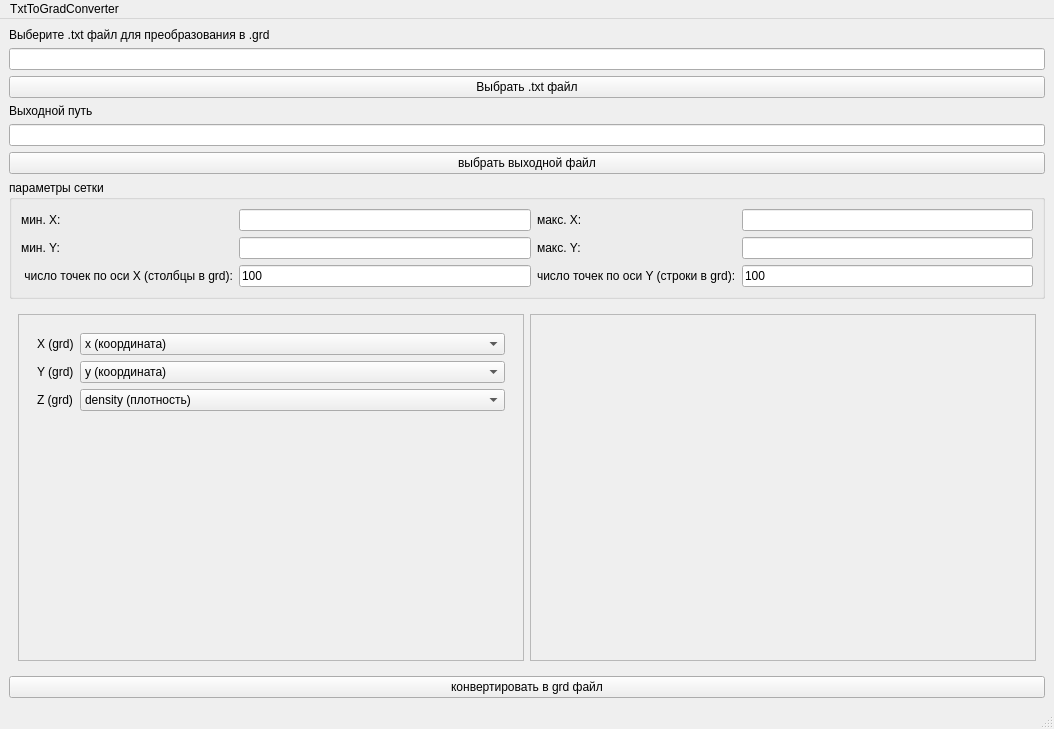
<?xml version="1.0" encoding="UTF-8"?>
<ui version="4.0">
 <class>MainWindow</class>
 <widget class="QMainWindow" name="MainWindow">
  <property name="geometry">
   <rect>
    <x>0</x>
    <y>0</y>
    <width>1054</width>
    <height>729</height>
   </rect>
  </property>
  <property name="windowTitle">
   <string>MainWindow</string>
  </property>
  <property name="layoutDirection">
   <enum>Qt::LayoutDirection::LeftToRight</enum>
  </property>
  <property name="locale">
   <locale language="Russian" country="Russia"/>
  </property>
  <widget class="QWidget" name="centralwidget">
   <layout class="QVBoxLayout" name="verticalLayout">
    <item>
     <widget class="QLabel" name="inputlabel">
      <property name="text">
       <string>Выберите .txt файл для преобразования в .grd</string>
      </property>
     </widget>
    </item>
    <item>
     <widget class="QLineEdit" name="lineEdit_input">
      <property name="readOnly">
       <bool>true</bool>
      </property>
     </widget>
    </item>
    <item>
     <widget class="QPushButton" name="pushButton_txt">
      <property name="text">
       <string>Выбрать .txt файл</string>
      </property>
     </widget>
    </item>
    <item>
     <widget class="QLabel" name="outputlabel">
      <property name="text">
       <string>Выходной путь</string>
      </property>
     </widget>
    </item>
    <item>
     <widget class="QLineEdit" name="lineEdit_output">
      <property name="readOnly">
       <bool>true</bool>
      </property>
     </widget>
    </item>
    <item>
     <widget class="QPushButton" name="pushButtongrd">
      <property name="text">
       <string>выбрать выходной файл</string>
      </property>
     </widget>
    </item>
    <item>
     <widget class="QGroupBox" name="groupBox_grid_param">
      <property name="layoutDirection">
       <enum>Qt::LayoutDirection::LeftToRight</enum>
      </property>
      <property name="title">
       <string>параметры сетки</string>
      </property>
      <layout class="QGridLayout" name="gridLayout">
       <item row="0" column="0">
        <widget class="QLabel" name="x_grid_min_lable">
         <property name="text">
          <string>мин. X:</string>
         </property>
        </widget>
       </item>
       <item row="0" column="1">
        <widget class="QLineEdit" name="lineEdit_min_x">
         <property name="text">
          <string/>
         </property>
        </widget>
       </item>
       <item row="0" column="2">
        <widget class="QLabel" name="x_grid_max_lable">
         <property name="text">
          <string>макс. X:</string>
         </property>
        </widget>
       </item>
       <item row="0" column="3">
        <widget class="QLineEdit" name="lineEdit_max_x">
         <property name="text">
          <string/>
         </property>
        </widget>
       </item>
       <item row="1" column="0">
        <widget class="QLabel" name="Y_grid_min_lable">
         <property name="text">
          <string>мин. Y:</string>
         </property>
        </widget>
       </item>
       <item row="1" column="1">
        <widget class="QLineEdit" name="lineEdit_min_y">
         <property name="text">
          <string/>
         </property>
        </widget>
       </item>
       <item row="1" column="2">
        <widget class="QLabel" name="y_grid_max_lable">
         <property name="text">
          <string>макс. Y:</string>
         </property>
        </widget>
       </item>
       <item row="1" column="3">
        <widget class="QLineEdit" name="lineEdit_max_y">
         <property name="text">
          <string/>
         </property>
        </widget>
       </item>
       <item row="2" column="0">
        <widget class="QLabel" name="Nx_lable">
         <property name="text">
          <string> число точек по оси X (столбцы в grd):</string>
         </property>
        </widget>
       </item>
       <item row="2" column="1">
        <widget class="QLineEdit" name="lineEdit_Nx">
         <property name="text">
          <string>100</string>
         </property>
        </widget>
       </item>
       <item row="2" column="2">
        <widget class="QLabel" name="Ny_lable">
         <property name="text">
          <string>число точек по оси Y (строки в grd):</string>
         </property>
        </widget>
       </item>
       <item row="2" column="3">
        <widget class="QLineEdit" name="lineEdit_Ny">
         <property name="text">
          <string>100</string>
         </property>
        </widget>
       </item>
      </layout>
     </widget>
    </item>
    <item>
     <widget class="QWidget" name="widget_2" native="true">
      <layout class="QHBoxLayout" name="horizontalLayout_5">
       <item>
        <widget class="QScrollArea" name="scrollArea">
         <property name="widgetResizable">
          <bool>true</bool>
         </property>
         <widget class="QWidget" name="scrollAreaWidgetContents">
          <property name="geometry">
           <rect>
            <x>0</x>
            <y>0</y>
            <width>504</width>
            <height>296</height>
           </rect>
          </property>
          <layout class="QHBoxLayout" name="horizontalLayout_3">
           <item>
            <widget class="QWidget" name="scrollContent_" native="true">
             <layout class="QHBoxLayout" name="horizontalLayout">
              <item>
               <layout class="QFormLayout" name="formLayout_xyz">
                <property name="horizontalSpacing">
                 <number>6</number>
                </property>
                <item row="0" column="1">
                 <widget class="QComboBox" name="comboBox_X">
                  <item>
                   <property name="text">
                    <string>x (координата)</string>
                   </property>
                  </item>
                  <item>
                   <property name="text">
                    <string>y (координата)</string>
                   </property>
                  </item>
                  <item>
                   <property name="text">
                    <string>z (координата)</string>
                   </property>
                  </item>
                 </widget>
                </item>
                <item row="1" column="0">
                 <widget class="QLabel" name="label_Y">
                  <property name="text">
                   <string>Y (grd)</string>
                  </property>
                 </widget>
                </item>
                <item row="1" column="1">
                 <widget class="QComboBox" name="comboBox_Y">
                  <item>
                   <property name="text">
                    <string>y (координата)</string>
                   </property>
                  </item>
                  <item>
                   <property name="text">
                    <string>x (координата)</string>
                   </property>
                  </item>
                  <item>
                   <property name="text">
                    <string>z (координата)</string>
                   </property>
                  </item>
                 </widget>
                </item>
                <item row="2" column="0">
                 <widget class="QLabel" name="label_Z">
                  <property name="layoutDirection">
                   <enum>Qt::LayoutDirection::LeftToRight</enum>
                  </property>
                  <property name="text">
                   <string>Z (grd)</string>
                  </property>
                 </widget>
                </item>
                <item row="2" column="1">
                 <widget class="QComboBox" name="comboBox_Z">
                  <item>
                   <property name="text">
                    <string>density (плотность)</string>
                   </property>
                  </item>
                  <item>
                   <property name="text">
                    <string>Termal (температура)</string>
                   </property>
                  </item>
                 </widget>
                </item>
                <item row="0" column="0">
                 <widget class="QLabel" name="label_X">
                  <property name="text">
                   <string>X (grd)</string>
                  </property>
                 </widget>
                </item>
               </layout>
              </item>
             </layout>
            </widget>
           </item>
          </layout>
         </widget>
        </widget>
       </item>
       <item>
        <widget class="QScrollArea" name="scrollArea_2">
         <property name="widgetResizable">
          <bool>true</bool>
         </property>
         <widget class="QWidget" name="scrollAreaWidgetContents_6">
          <property name="geometry">
           <rect>
            <x>0</x>
            <y>0</y>
            <width>504</width>
            <height>296</height>
           </rect>
          </property>
          <layout class="QHBoxLayout" name="horizontalLayout_6">
           <item>
            <widget class="QWidget" name="widget" native="true">
             <layout class="QHBoxLayout" name="horizontalLayout_4">
              <item>
               <layout class="QFormLayout" name="formLayout_columns">
                <property name="fieldGrowthPolicy">
                 <enum>QFormLayout::FieldGrowthPolicy::AllNonFixedFieldsGrow</enum>
                </property>
               </layout>
              </item>
             </layout>
            </widget>
           </item>
          </layout>
         </widget>
        </widget>
       </item>
      </layout>
     </widget>
    </item>
    <item>
     <widget class="QPushButton" name="pushButtonconvert">
      <property name="text">
       <string>конвертировать в grd файл</string>
      </property>
     </widget>
    </item>
   </layout>
  </widget>
  <widget class="QMenuBar" name="menubar">
   <property name="geometry">
    <rect>
     <x>0</x>
     <y>0</y>
     <width>1054</width>
     <height>23</height>
    </rect>
   </property>
   <widget class="QMenu" name="menuTxtToGradConverter">
    <property name="title">
     <string>TxtToGradConverter</string>
    </property>
   </widget>
   <addaction name="menuTxtToGradConverter"/>
  </widget>
  <widget class="QStatusBar" name="statusbar"/>
 </widget>
 <resources/>
 <connections/>
</ui>
